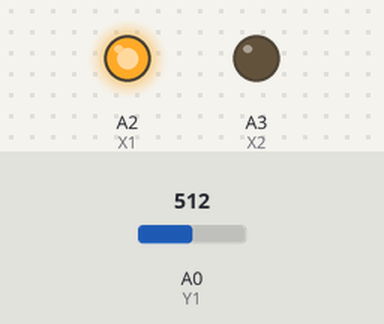
A sketch run on a simulated Arduino Uno, built with avr-gcc and run on an emulated ATmega328P. On the bench: output pins drawn as LEDs (lit = HIGH). The test bench sets the inputs (shaded band); at power-on: A0 (Y1) = 512. What the sketch prints to the serial monitor is not drawn.

Above: at 0.1 s.
Timing chart, 0 to 1.6 s (numbered marks = the images above):
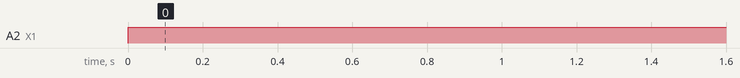

Measured:
- by itself, A2 (X1): LOW → HIGH at 0.00 s

The sketch:

A1.ino
```cpp
int Y1 = A0;
int Y2 = A1;
int X1 = A2;
int X2 = A3;
void setup() {
  // open a serial connection
  Serial.begin(9600);
  // set the LED pin as an output
}

void loop() {
  // store the value reported by the sensor in a variable
 // long sensorValue = capSensor.capacitiveSensor(30);

  // print out the sensor value

  pinMode(Y1 , INPUT);
  pinMode(Y2 , INPUT);
  pinMode(X1 , OUTPUT);
  pinMode(X2 , OUTPUT);

   digitalWrite(X1 , HIGH);
   digitalWrite(X2 , LOW );

   float y1 = analogRead(Y1);
  Serial.println(y1);


  // if the value is greater than the threshold

    // turn the LED on


  delay(40);
}
```
